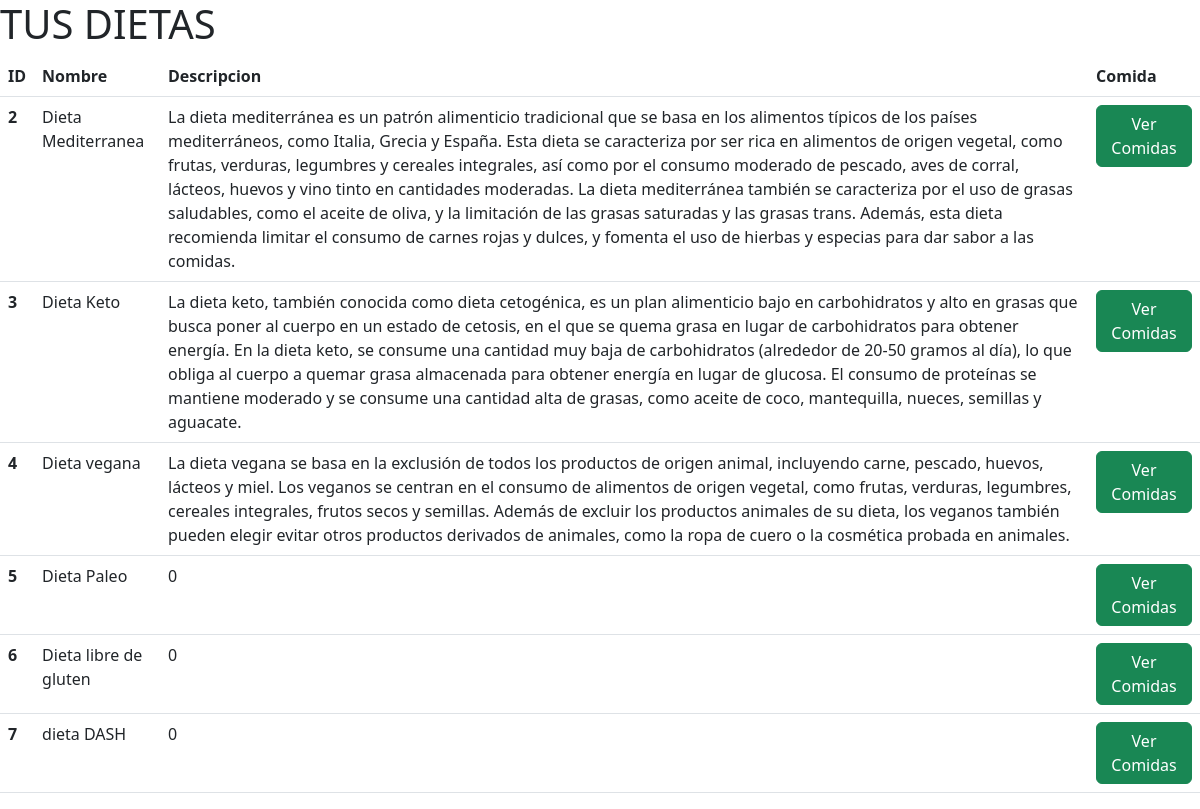
The app's page /dietas/, older data.
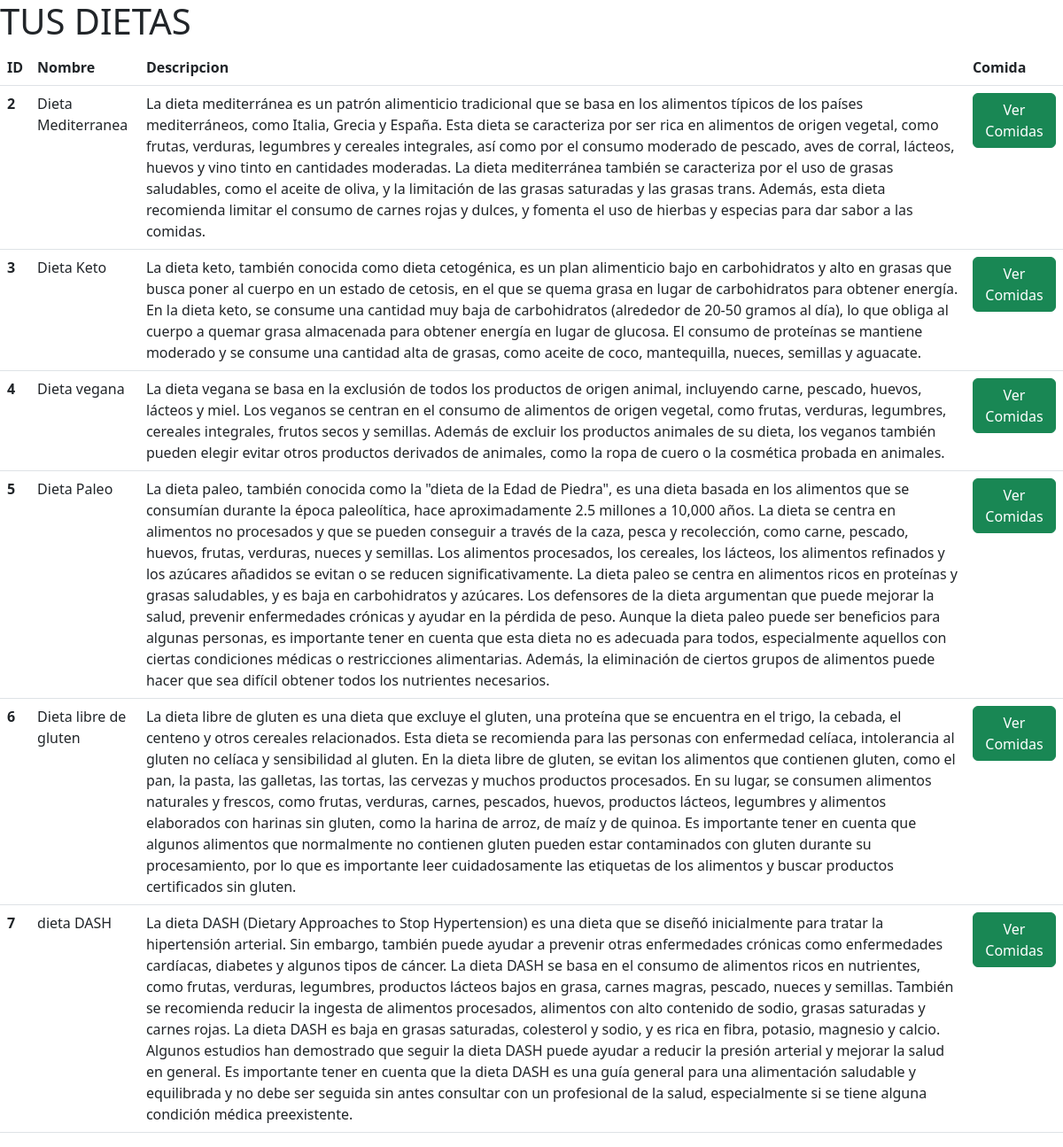
The same page, newer data.
### main/models.py (models this page shows, shortened)
class dieta(models.Model):
    nombre= models.TextField(max_length=1000)
    descripcion= models.TextField(default=0)

### main/views.py (the view)
# urls.py: path('dietas/', views.listarDietas, name='listarDietas'),
def listarDietas(request):
    dietas = dieta.objects.all()
    return render(request, 'ListarDietas.html', {'dietas': dietas})

### MealMaster/templates/ListarDietas.html
{% extends 'base.html' %}
{% block content %}
<H1>TUS DIETAS</H1>
<table class="table">
    <thead>
        <tr>
            <th scope="col">ID</th>
            <th scope="col">Nombre</th>
            <th scope="col">Descripcion</th>
            <th scope="col">Comida</th>
        </tr>
    </thead>
    <tbody>
    {% for dieta in dietas %}
        <tr>
            <th scope="row">{{ dieta.id }}</th>
            <td>{{ dieta.nombre }}</td>
            <td>{{ dieta.descripcion }}</td>
            <td><a href="alimentos/{{dieta.nombre}}" class="btn btn-success">Ver Comidas</td>
        </tr>
    {% endfor %}
    </tbody>
</table>
{% endblock %}

Row changes from the older to the newer data that the page shows:
changed dieta "Dieta Paleo": descripcion "0" → "La dieta paleo, también conocida como la \"dieta de la Edad de Piedra\", es una dieta basada en los alimentos que se consumían durante la época paleolítica, hace aproximadamente 2.5 millones a 10,000 años. La dieta se centra en alimentos no procesados y que se pueden conseguir a través de la caza, pesca y recolección, como carne, pescado, huevos, frutas, verduras, nueces y semillas. Los alimentos procesados, los cereales, los lácteos, los alimentos refinados y los azúcares añadidos se evitan o se reducen significativamente. La dieta paleo se centra en alimentos ricos en proteínas y grasas saludables, y es baja en carbohidratos y azúcares. Los defensores de la dieta argumentan que puede…"
changed dieta "Dieta libre de gluten": descripcion "0" → "La dieta libre de gluten es una dieta que excluye el gluten, una proteína que se encuentra en el trigo, la cebada, el centeno y otros cereales relacionados. Esta dieta se recomienda para las personas con enfermedad celíaca, intolerancia al gluten no celíaca y sensibilidad al gluten. En la dieta libre de gluten, se evitan los alimentos que contienen gluten, como el pan, la pasta, las galletas, las tortas, las cervezas y muchos productos procesados. En su lugar, se consumen alimentos naturales y frescos, como frutas, verduras, carnes, pescados, huevos, productos lácteos, legumbres y alimentos elaborados con harinas sin gluten, como la harina de arroz, de maíz y de quinoa. Es importante tener…"
changed dieta "dieta DASH": descripcion "0" → "La dieta DASH (Dietary Approaches to Stop Hypertension) es una dieta que se diseñó inicialmente para tratar la hipertensión arterial. Sin embargo, también puede ayudar a prevenir otras enfermedades crónicas como enfermedades cardíacas, diabetes y algunos tipos de cáncer. La dieta DASH se basa en el consumo de alimentos ricos en nutrientes, como frutas, verduras, legumbres, productos lácteos bajos en grasa, carnes magras, pescado, nueces y semillas. También se recomienda reducir la ingesta de alimentos procesados, alimentos con alto contenido de sodio, grasas saturadas y carnes rojas. La dieta DASH es baja en grasas saturadas, colesterol y sodio, y es rica en fibra, potasio, magnesio y…"
